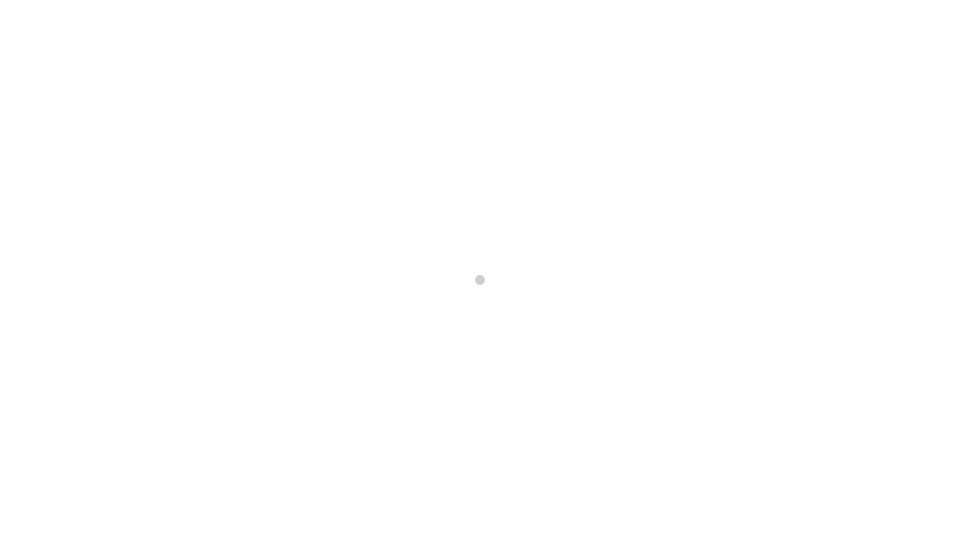
Frame 1 (no input)
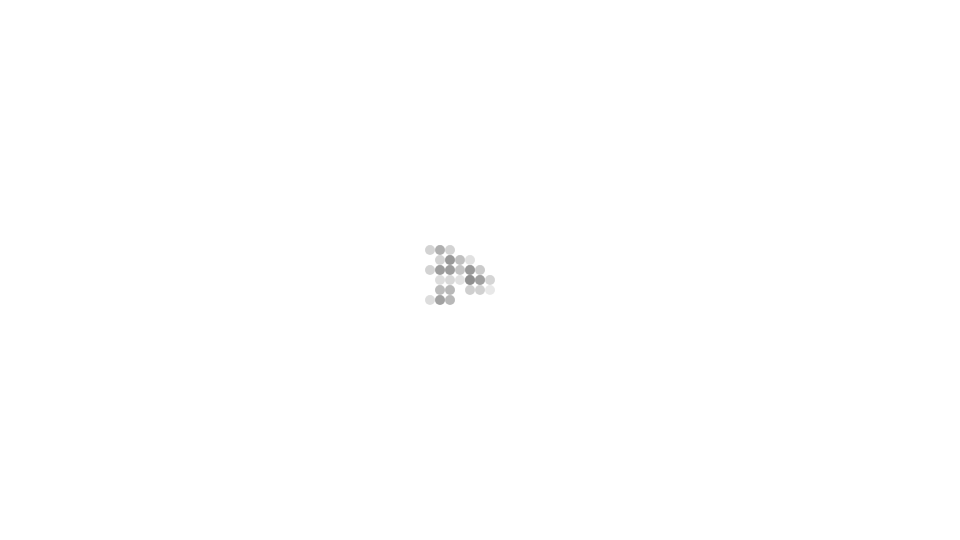
Frame 60 (no input)
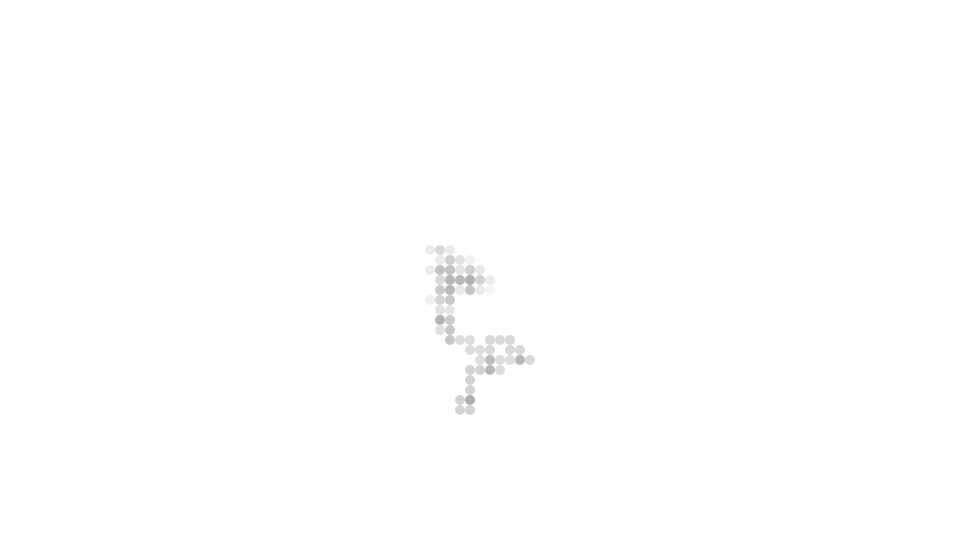
Frame 120 (the mouse pressed at the canvas centre since frame 60)

The p5.js sketch that drew these frames (run headless with seeded random() and noise() and a simulated clock; from frame 60 on, the mouse is pressed at the canvas centre):

// p5.js sketch
// ── sketch.js
let walker;

class Walker {
  constructor(size = 10, transp = 255) {
    this.x = width / 2;
    this.y = height / 2;
    this.size = size;
    this.alpha = transp;
  }

  display() {
    stroke(0, this.alpha);
    strokeWeight(this.size);
    point(this.x, this.y);
  }

  step() {

    var choice = int(random(4));
    if (choice == 0) {
      this.x += this.size;
    } else if (choice == 1) {
      this.x -= this.size;
    } else if (choice == 2) {
      this.y += this.size;
    } else {
      this.y -= this.size;
    }
    this.x = constrain(this.x, this.size, width - this.size);
    this.y = constrain(this.y, this.size, height - this.size);
  }
}

function setup() {
  let canvasWidth = 1920 / 2;
  let canvasHeight = 1080 / 2;
  createCanvas(canvasWidth, canvasHeight);
  background(255, 255, 255);
  frameRate(30);
  w = new Walker(10, 50);
}

function draw() {
  w.step();
  w.display();
  if (frameCount % 10 == 0) {
    background(255, 255, 255, 30);

  }
}

function mouseClicked() {
  background(255, 255, 255, 127);
  // prevent default
  return false;
}
